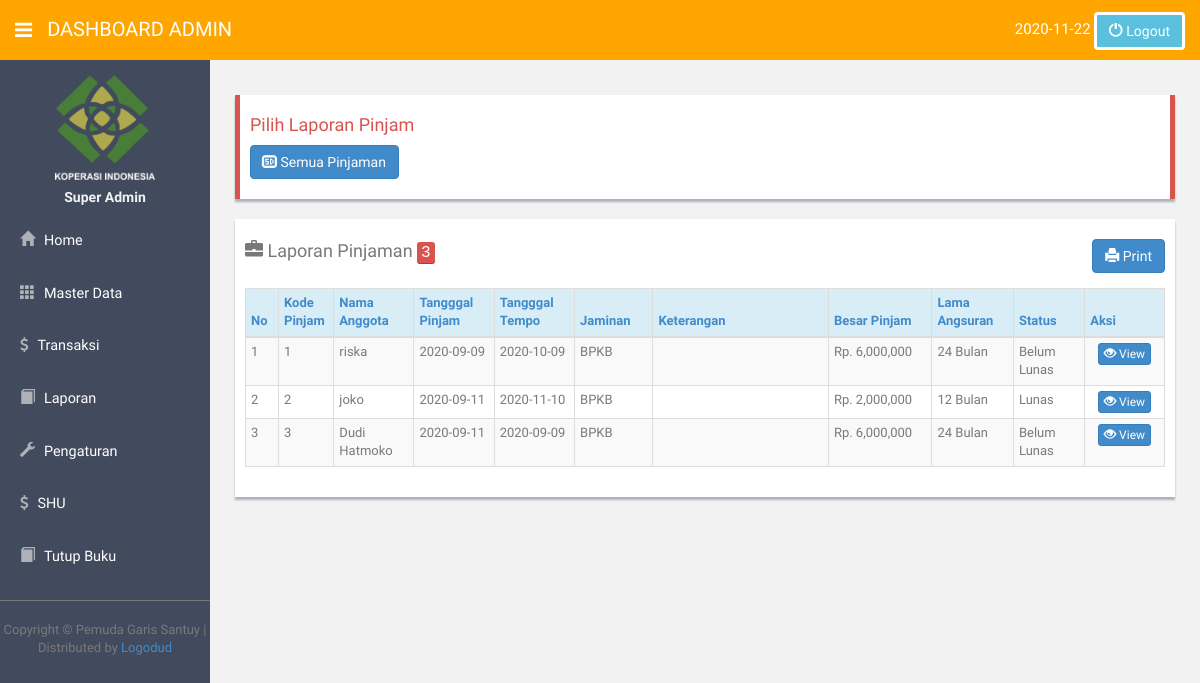
Page /index.php?pilih=3.3&aksi=semua (signed in) on the committed database.
### tables this page shows
CREATE TABLE `t_pinjam` (
  `kode_pinjam` int(11) NOT NULL,
  `kode_anggota` char(5) NOT NULL,
  `kode_jenis_pinjam` char(5) NOT NULL,
  `jenis_jaminan` varchar(16) NOT NULL,
  `besar_pinjam` double NOT NULL,
  `bungaperbulan` varchar(64) NOT NULL,
  `angsur_tb` varchar(64) NOT NULL,
  `besar_angsuran` double NOT NULL,
  `potong_adm` varchar(16) NOT NULL,
  `lama_angsuran` int(11) NOT NULL,
  `sisa_angsuran` int(11) NOT NULL,
  `sisa_pinjaman` double NOT NULL,
  `u_entry` varchar(50) NOT NULL,
  `tgl_entri` date NOT NULL,
  `tgl_tempo` date NOT NULL,
  `status` varchar(30) NOT NULL
);

CREATE TABLE `t_anggota` (
  `kode_anggota` char(5) NOT NULL,
  `kode_tabungan` int(11) NOT NULL,
  `jml_saham` varchar(64) NOT NULL,
  `besar_tabungan` varchar(64) DEFAULT NULL,
  `nama_anggota` varchar(50) NOT NULL,
  `alamat_anggota` varchar(100) NOT NULL,
  `jenis_kelamin` varchar(10) NOT NULL,
  `pekerjaan` varchar(50) NOT NULL,
  `tgl_masuk` date NOT NULL,
  `telp` varchar(12) NOT NULL,
  `tempat_lahir` varchar(20) NOT NULL,
  `tgl_lahir` date NOT NULL,
  `status` varchar(10) NOT NULL,
  `u_entry` varchar(50) NOT NULL,
  `tgl_entri` date NOT NULL
);

### laporan/datapinjam.php (the view, shortened to what this page needs)
<?php
if($_SESSION['level']=='admin')
	{ ?>
		<div class="row mt">
			<div class="col-lg-12">
				<div class="form-panel" style="border-left:5px solid#d9534f;border-right:5px solid#d9534f;">
					<h4 style="color:#d9534f;">Pilih Laporan Pinjam</h4>
					<p><a class="btn btn-primary" href="index.php?pilih=3.3&aksi=semua"><i class="glyphicon glyphicon-sd-video"></i> Semua Pinjaman</a>
				</div>
			</div>
			</div> <?php }
			else if($_SESSION['level']=='admin')
				{} ?>
			<?php
			$aksi=$_GET['aksi'];
			?>
			<?php
			if(empty($aksi)){}
				else if($aksi=='semua')
				{
					?>
					<body>
						<div class="row">
							<div class="col-lg-12">
								<div class="form-panel">
									<h4 class="mb"><span class='glyphicon glyphicon-briefcase'></span> Laporan Pinjaman
										<?php
										$am=mysql_query("select*from t_pinjam");
										$jum=mysql_num_rows($am);
										echo'<kbd style="background-color:#d9534f;">'.$jum.'</kbd>';?>
										<span style="float:right;">
											<a href="laporan/print_pinjaman.php" target="_blank" class="btn btn-primary"><span class='glyphicon glyphicon-print'></span> Print</a>
										</span></h4>
										<form class="form-inline" role="form">
											<table class="table table-bordered table-striped table-condensed">
												<thead>
													<tr class="info">
														<th width="40px"><a href="#">No</a></th>
														<th width="60px"><a href="#">Kode Pinjam</a></th>
														<th width="100px"><a href="#">Nama Anggota</a></th>
														<th width="100px"><a href="#">Tangggal Pinjam</a></th>
														<th width="100px"><a href="#">Tangggal Tempo</a></th>
														<th width="100px"><a href="#">Jaminan</a></th>
														<th width="300px"><a href="#">Keterangan</a></th>
														<th width="150px"><a href="#">Besar Pinjam</a></th>
														<th width="100px"><a href="#">Lama Angsuran</a></th>
														<th width="100px"><a href="#">Status</a></th>
														<th width="100px"><a href="#">Aksi</a></th>
													</tr>
												</thead>
												<tbody>
													<?php $sql=mysql_query("SELECT * from t_pinjam order by kode_pinjam asc");
													$nomer=1;
													while($data=mysql_fetch_array($sql))
													{
														$kd_a=$data['kode_anggota'];
														$anggota=mysql_fetch_array(mysql_query("SELECT nama_anggota from t_anggota where kode_anggota='$kd_a'"));
														echo'<tr>
														<td>'.$nomer.'</td>
														<td>'.$kd_p=$data['kode_pinjam'].'</td>
														<td>'.$anggota['nama_anggota'].'</td>
														<td>'.$data['tgl_entri'].'</td>
														<td>'.$data['tgl_tempo'].'</td>
														<td>'.$data['jenis_jaminan'].'</td>
														<td>'.$data['detail_jamin'].'</td>
														<td>Rp. '.number_format($data['besar_pinjam']).'</td>
														<td>'.$data['lama_angsuran'].' Bulan</td>
														<td>';
														$lunas=mysql_fetch_array(mysql_query("SELECT  * from t_pinjam where kode_pinjam='$kd_p' "));
														if($lunas['status'] == 'lunas')
														{
															echo 'Lunas';
														}
														else
														{
															echo 'Belum Lunas';
														}
														echo'</td>
														<td align="center">
														<a class="btn btn-primary btn-xs" href=index.php?pilih=3.3&aksi=show&kode_anggota='.$data['kode_anggota'].'&kode_pinjam='.$data['kode_pinjam'].'><i class="glyphicon glyphicon-eye-open"></i> View</a>
														</td>
														</tr>';
														$nomer++;}?>
													</tbody>
												</table></form></div></div></div>
																		<?php
																	}
																													?>
																												</body>

### Theme/assets/css/style.css (style rules this page uses)
body { color: #797979; background: #f2f2f2; font-family: 'Ruda', sans-serif; padding: 0px !important; margin: 0px !important; font-size:13px; }
a, a:hover, a:focus { text-decoration: none; outline: none; }
.mt { margin-top: 25px; }
.mb { margin-bottom: 25px; }
.form-panel { background: #ffffff; margin: 10px; padding: 10px; box-shadow: 0px 3px 2px #aab2bd; text-align: left; }

### rows in the picture
t_pinjam: kode_pinjam "1", kode_anggota.nama_anggota "riska", tgl_entri "2020-09-09", tgl_tempo "2020-10-09", jenis_jaminan "BPKB", besar_pinjam "6,000,000", lama_angsuran "24", status "Belum Lunas"
t_pinjam: kode_pinjam "2", kode_anggota.nama_anggota "joko", tgl_entri "2020-09-11", tgl_tempo "2020-11-10", jenis_jaminan "BPKB", besar_pinjam "2,000,000", lama_angsuran "12", status "Lunas"
t_pinjam: kode_pinjam "3", kode_anggota.nama_anggota "Dudi Hatmoko", tgl_entri "2020-09-11", tgl_tempo "2020-09-09", jenis_jaminan "BPKB", besar_pinjam "6,000,000", lama_angsuran "24", status "Belum Lunas"

### other values in the picture
$_SESSION['level'] "ADMIN"
$_SESSION['kopname'] "Super Admin"
$jum "3"
